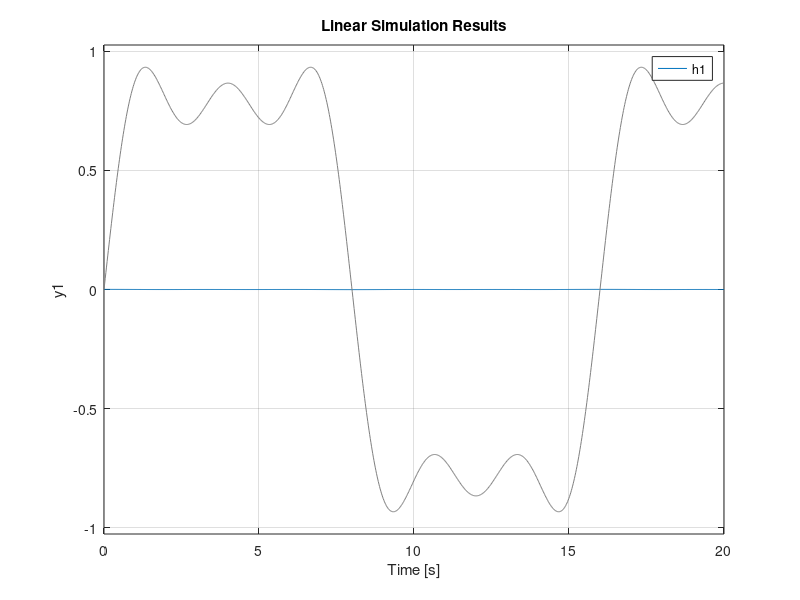
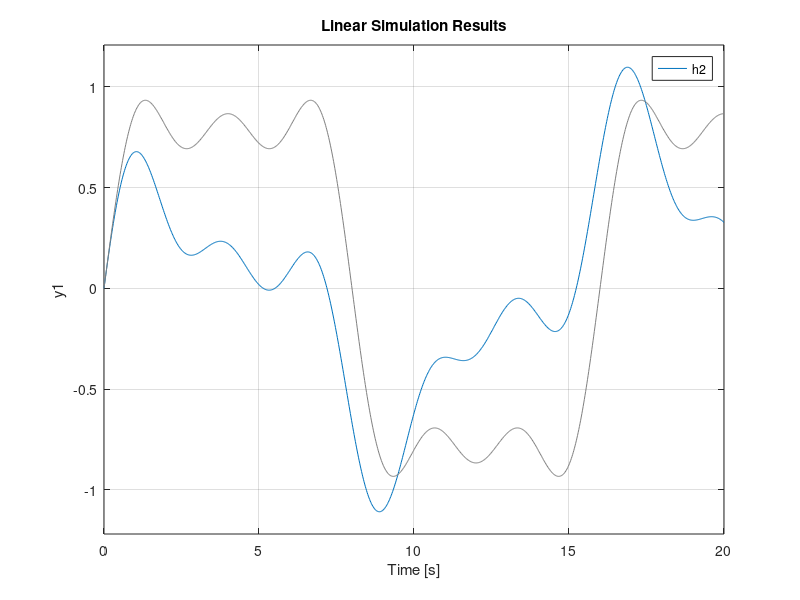
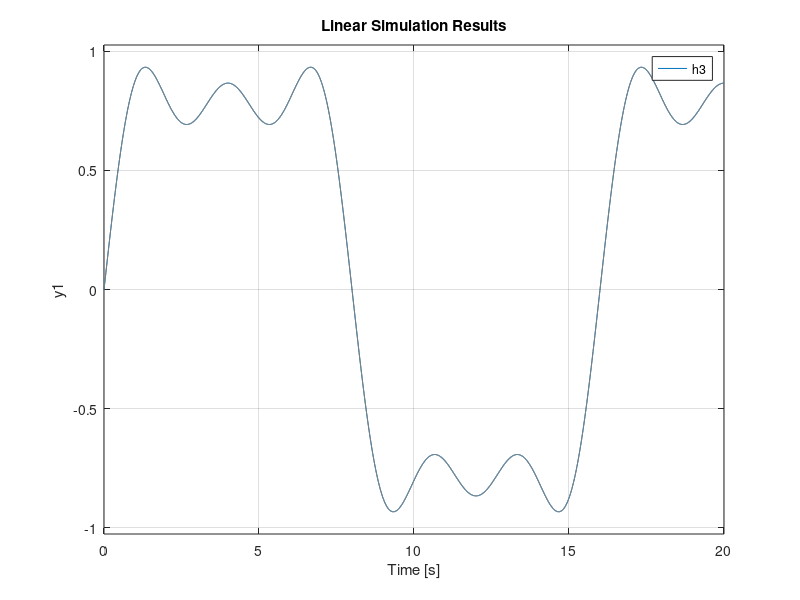
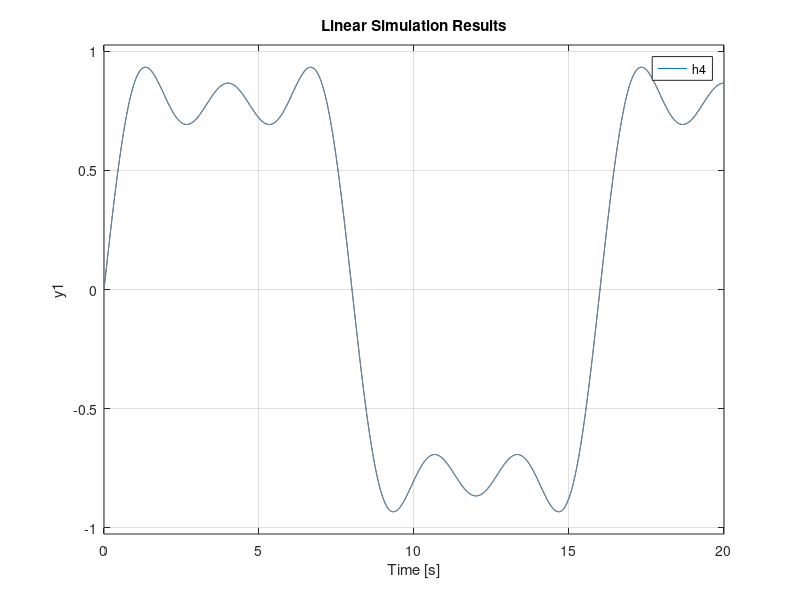

Recreate these plots in MATLAB, in order.
clear all;
close all;

t = linspace(0, 20,1000);
u = sin((pi/8)*t) + (sin((3*pi/8)*t)/3) + (sin((5*pi/8)*t)/5);

figure;
h1 = tf([0 2.32 0], [0.000285824 3.6192 5600]);
lsim(h1,u,t)

figure;
h2 = tf([0 2.2 0], [0.000000051 2.20022 1]);
lsim(h2,u,t)

figure;
h3 = tf([0 0 1], [0.000000025 0.00055 1]);
lsim(h3,u,t)

figure;
h4 = tf([0 0 1], [0 0 1]);
lsim(h4,u,t)

figure;
h5 = tf([0 0 1], [0 -0.05 0]);
lsim(h5,u,t)
